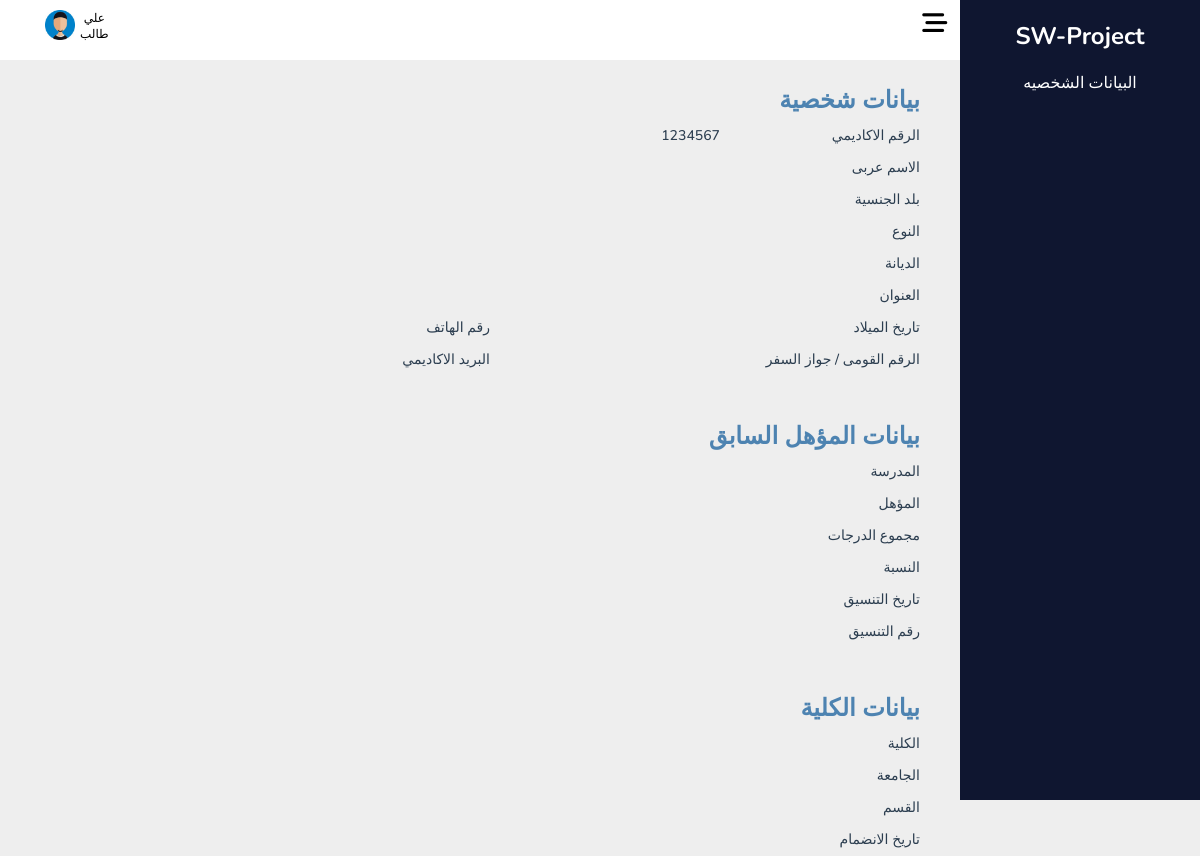
The app's page /Students/Student_info.php (signed in) with its own data.
### tables this page shows
CREATE TABLE `student` (
  `St_ID` int(30) NOT NULL,
  `Password` varchar(100) NOT NULL,
  `Image` varchar(100) NOT NULL DEFAULT 'profile.jpg',
  `Full_Name` varchar(100) DEFAULT NULL,
  `Gender` varchar(100) DEFAULT NULL,
  `Nationality` varchar(100) DEFAULT 'مصري',
  `Religion` varchar(100) DEFAULT NULL,
  `Address` varchar(100) DEFAULT NULL,
  `Date_of_Birth` date DEFAULT NULL,
  `National_ID` varchar(30) DEFAULT NULL,
  `Phone_Number` varchar(30) DEFAULT NULL,
  `Academic_Email` varchar(100) DEFAULT NULL,
  `School` varchar(100) DEFAULT NULL,
  `Qualification` varchar(100) DEFAULT 'ثانوي عام',
  `Total_Degree` double DEFAULT NULL,
  `Average` float DEFAULT NULL,
  `Date_of_Coordination` date DEFAULT NULL,
  `Number_of_Coordination` varchar(100) DEFAULT NULL,
  `Faculty` varchar(100) DEFAULT 'الحاسبات والمعلومات',
  `University` varchar(100) DEFAULT 'المنوفيه',
  `Department` varchar(100) DEFAULT 'عام',
  `Joining_Date` date DEFAULT NULL,
  `Job` varchar(100) NOT NULL DEFAULT 'طالب'
);

### Students/Student_info.php (the view, shortened to what this page needs)
<?php
include_once("../DataBase/database.php");
if($con){
$ID=$_SESSION['student_id'];
$sql=$con->query("SELECT * FROM `student` WHERE St_ID='$ID'");
$data=$sql->fetch(PDO::FETCH_ASSOC);
}
?>
<html lang="en">
<head>
    <link rel="stylesheet" href="../CssComponent/all.min.css">
    <link rel="stylesheet" href="../CssComponent/Info.css">
    <link rel="stylesheet" href="../CssComponent/Dashboard.css">
</head>
<body>
<?php include_once("../Components/NavBar.php"); ?>
 <section  class="section">
 <?php   include_once("../Components/Dashboard.php") ?>
    <div class="container ">
        <div class="personal_info">
            <h3>بيانات شخصية</h3>
            <ul>
                <li>
                    <b>الرقم الاكاديمي </b>
                    <p id="St_ID"><?php echo $data['St_ID'] ?></p>
                </li>
                <li>
                    <b>الاسم عربى</b>
                    <p id="Full_Name"></p>
                </li>
                <li>
                    <b>بلد الجنسية</b>
                    <p id="Nationality"></p>
                </li>
                <li>
                    <b>النوع</b>
                    <p id="Gender"></p>
                </li>
                <li>
                    <b>الديانة</b>
                    <p id="Religion"></p>
                </li>
                <li>
                    <b>العنوان</b>
                    <p id="Address"></p>
                </li>
                <li>
                    <b>تاريخ الميلاد</b>
                    <p id="Date_of_Birth"></p>
                    <b>رقم الهاتف</b>
                    <p id="Phone_Number"></p>
                </li>
                <li>
                    <b>الرقم القومى / جواز السفر </b>
                    <p id="National_ID"></p>
                    <b>البريد الاكاديمي</b>
                    <p id="Academic_Email"></p>
                </li>
            </ul>
        </div>
        <div class="prev_qualification_info">
            <h3>بيانات المؤهل السابق</h3>
            <ul>
                <li>
                    <b>المدرسة</b>
                    <p id="School"></p>
                </li>
                <li>
                    <b>المؤهل</b>
                    <p id="Qualification"></p>
                </li>
                <li>
                    <b>مجموع الدرجات</b>
                    <p id="Total_Degree"></p>
                </li>
                <li>
                    <b>النسبة</b>
                    <p id="Average"></p>
                </li>
                <li>
                    <b>تاريخ التنسيق</b>
                    <p id="Date_of_Coordination"></p>
                </li>
                <li>
                    <b>رقم التنسيق</b>
                    <p id="Namber_of_Coordination"></p>
            </ul>
        </div>
        <div class="Faculty_info">
            <h3>بيانات الكلية</h3>
            <ul>
                <li>
                    <b>الكلية</b>
                    <p id="Faculty"></p>
                </li>
                <li>
                    <b>الجامعة</b>
                    <p id="University"></p>
                </li>
                <li>
                    <b>القسم</b>
                    <p id="Department"></p>
                </li>
                <li>
                    <b>تاريخ الانضمام</b>
                    <p id="joining_Date"></p>
                </li>
            </ul>
        </div>
    </div>
    </section>
</body>
</html>

### Components/NavBar.php
<?php
include_once("../DataBase/database.php");
if($con){
   if(isset($_SESSION['admin_id'])){
      $admin_id=$_SESSION['admin_id'];
      $q=$con->query("SELECT * FROM `admin` WHERE Ad_ID='$admin_id'");
      $d=$q->fetch(PDO::FETCH_ASSOC);
   }elseif(isset($_SESSION['doctor_id'])){
      $doctor_id=$_SESSION['doctor_id'];
      $q=$con->query("SELECT * FROM `doctor` WHERE Dr_ID='$doctor_id'");
      $d=$q->fetch(PDO::FETCH_ASSOC);
   }elseif(isset($_SESSION['student_id'])){
      $student_id=$_SESSION['student_id'];
      $q=$con->query("SELECT * FROM `student` WHERE St_ID='$student_id'");
      $d=$q->fetch(PDO::FETCH_ASSOC);
   }
   $full_name= $d['Full_Name'];
   $job=$d['Job'] ;
   $img=$d['Image'];
}
?>
<div class="nav-bar">
    <div class="icon">
    <i class="fa-solid fa-bars-staggered"></i>
    </div>
     <div class="profile">
        <div class="user">
        <p class="username"><?php echo  $full_name ?></p>
         <p class="job"><?php echo $job ?></p>
        </div>
        <div class="img">
        <img src=<?php echo"images/$img" ?> alt="error"  height="30px" width="30px">
        </div>
   </div>
</div>

### CssComponent/Info.css (style rules this page uses)
:root { --main-color: #3c00a0; --light-blue: #4d83b1; --red-color: #e74c3c; --orangen-color: #f39c12; --white-color: #fff; --black-color: #2c3e50; --ligth-color: #888; --ligth-background: #eee; --main-border: 1px solid rgba(0, 0, 0, 0.2); --main-trantision: 0.2s linear; }
* { padding: 0; margin: 0; box-sizing: border-box; direction: rtl; font-family: 'Nunito', sans-serif; }
body { background-color: var(--ligth-background); }
ul { list-style: none; }
.section { width:100%; height:100vh; display:flex; flex-direction:row; }
.container { width:auto; padding: 30px 40px; display: flex; flex-direction:column; margin-top: 50px; }
.container h3 { line-height: 40px; color: var(--light-blue); font-size: 24px; }
.container ul li { display: flex; color: var(--black-color); line-height: 32px; }
.container ul li b { font-weight: 500; font-size: 14px; width: 200px; }
.container ul li p { font-weight: 500; font-size: 14px; width: 230px; }

### CssComponent/Dashboard.css (style rules this page uses)
:root { --main-color: #3c00a0; --red-color: #e74c3c; --orangen-color: #f39c12; --white-color: #fff; --black-color: #2c3e50; --ligth-color: #888; --ligth-background: #eee; --main-border: 1pxsolid rgba(0, 0, 0, 0.2); --main-trantision: 0.2s linear; }
* { font-family: 'Nunito', sans-serif; margin: 0; padding: 0; box-sizing: border-box; outline: none; border: none; text-decoration: none; }
body { background-color: var(--ligth-background); }
.nav-bar { height: 60px; width: 82%; background-color: white; display: flex; justify-content: space-between; position: fixed; left: 0px; top: 0px; z-index: 1000; text-align: center; }
.nav-bar .profile, .nav-bar .icon { height: 100%; padding: 10px; font-size: 12px; }
.nav-bar .icon { line-height: 40px; font-size: 25px; cursor: pointer; width: 10%; }
.nav-bar .icon i { cursor: pointer; }
.nav-bar .profile { display: inline-flex; padding: 10px; margin-left: 35px; }
.nav-bar .profile .user { margin-left:5px; }

### records on screen
student: Full_Name "علي", Job "طالب", Image (placeholder picture), St_ID "1234567"
